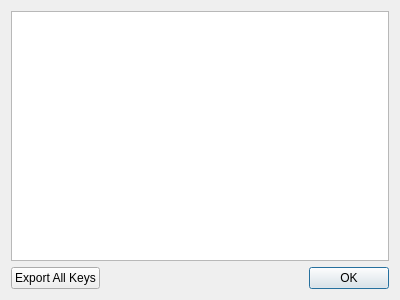
<?xml version="1.0" encoding="UTF-8"?>
<ui version="4.0">
 <class>ViewAddressesDialog</class>
 <widget class="QDialog" name="ViewAddressesDialog">
  <property name="geometry">
   <rect>
    <x>0</x>
    <y>0</y>
    <width>400</width>
    <height>300</height>
   </rect>
  </property>
  <property name="windowTitle">
   <string>All Addresses</string>
  </property>
  <layout class="QGridLayout" name="gridLayout">
   <item row="1" column="1">
    <widget class="QDialogButtonBox" name="buttonBox">
     <property name="orientation">
      <enum>Qt::Horizontal</enum>
     </property>
     <property name="standardButtons">
      <set>QDialogButtonBox::Ok</set>
     </property>
    </widget>
   </item>
   <item row="1" column="0">
    <widget class="QPushButton" name="btnExportAll">
     <property name="text">
      <string>Export All Keys</string>
     </property>
    </widget>
   </item>
   <item row="0" column="0" colspan="2">
    <widget class="QTableView" name="tblAddresses">
     <property name="selectionMode">
      <enum>QAbstractItemView::SingleSelection</enum>
     </property>
     <attribute name="horizontalHeaderStretchLastSection">
      <bool>true</bool>
     </attribute>
    </widget>
   </item>
  </layout>
 </widget>
 <resources/>
 <connections>
  <connection>
   <sender>buttonBox</sender>
   <signal>accepted()</signal>
   <receiver>ViewAddressesDialog</receiver>
   <slot>accept()</slot>
   <hints>
    <hint type="sourcelabel">
     <x>248</x>
     <y>254</y>
    </hint>
    <hint type="destinationlabel">
     <x>157</x>
     <y>274</y>
    </hint>
   </hints>
  </connection>
  <connection>
   <sender>buttonBox</sender>
   <signal>rejected()</signal>
   <receiver>ViewAddressesDialog</receiver>
   <slot>reject()</slot>
   <hints>
    <hint type="sourcelabel">
     <x>316</x>
     <y>260</y>
    </hint>
    <hint type="destinationlabel">
     <x>286</x>
     <y>274</y>
    </hint>
   </hints>
  </connection>
 </connections>
</ui>
